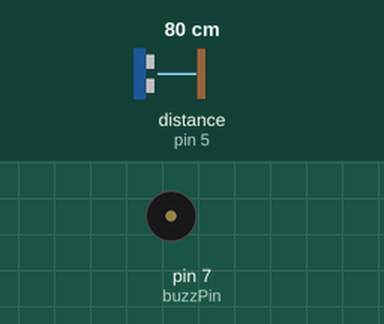
Simulated run of this sketch. Board: Arduino Uno, built with avr-gcc and run on an emulated ATmega328P. Parts: buzzer (waves = sounding). Wiring (inferred from the names in the program): ultrasonic range finder: trigger pin 6; echo pin 5. Inputs (shaded band) come from the test bench; at power-on: distance to the obstacle (sensor on pin 5) 80 cm. The echo pulse lasts 58.3 µs per cm.

Above: at 1.8 s.
1.9 s: distance to the obstacle (sensor on pin 5) set to 7 cm
3.4 s: distance to the obstacle (sensor on pin 5) set to 4 cm
At 7.4 s:
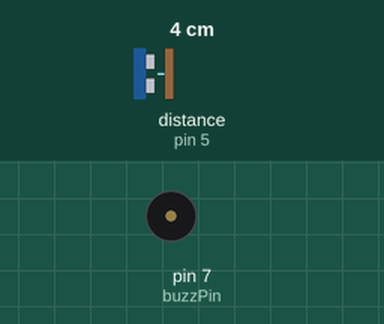
7.5 s: distance to the obstacle (sensor on pin 5) set to 9 cm
At 8.5 s:
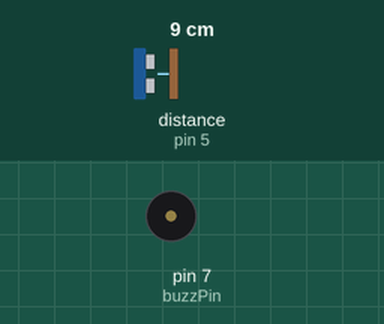
9.0 s: distance to the obstacle (sensor on pin 5) set to 2 cm
At 9.11 s:
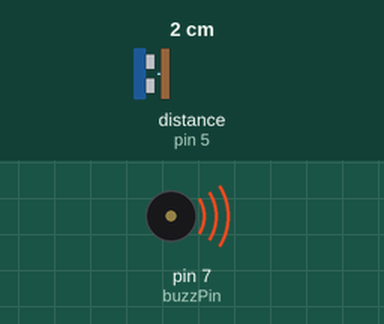
Timing chart, 0 to 13.7 s (numbered marks = the images above; inputs shaded):
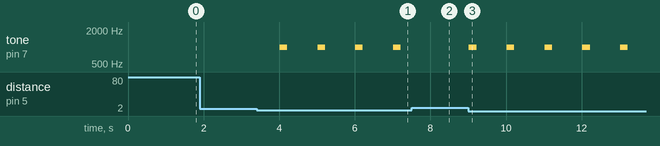

Measured:
- the behaviour switches between 6 and 5 cm on distance to the obstacle (sensor on pin 5) (found by bisection; images 0 and 1)
- after the input at 1.9 s, every drawn part: stays the same
- after the input at 3.4 s, tone on pin 7 (buzzPin): alternates 1000 Hz for 0.20 s and silent for 0.80 s, starting after 0.61 s
- after the input at 7.5 s, tone on pin 7 (buzzPin): stays silent (without the input it goes to 1000 Hz after 0.52 s)
- after the input at 9.0 s, tone on pin 7 (buzzPin): alternates 1000 Hz for 0.20 s and silent for 0.80 s, starting at once

The sketch:

main.ino
```cpp
const int echoPin = 5; // D5
const int trigPin = 6; // D6
const int buzzPin = 7; // D7

long duration;
int distance;

void setup() {
  pinMode(trigPin, OUTPUT);
  pinMode(echoPin, INPUT);
  pinMode(buzzPin, OUTPUT);
  Serial.begin(9600);
}

void loop() {
  // clear trig pin
  digitalWrite(trigPin, LOW);
  delayMicroseconds(2);

  // trigger and wait for 10 µs
  digitalWrite(trigPin, HIGH);
  delayMicroseconds(10);
  digitalWrite(trigPin, LOW);

  duration = pulseIn(echoPin, HIGH);
  // distance in cm
  distance = (duration * 0.034) / 2;
  if (distance < 5) {
    // generates a square wave of frequency 1000Hz, duration 200ms
    tone(buzzPin, 1000, 200);
  }

  delay(1000);
}
```
